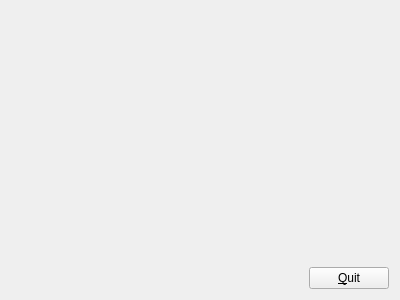
<?xml version="1.0" encoding="UTF-8"?>
<ui version="4.0">
 <class>AxisViewerDlg</class>
 <widget class="QWidget" name="AxisViewerDlg">
  <property name="geometry">
   <rect>
    <x>0</x>
    <y>0</y>
    <width>400</width>
    <height>300</height>
   </rect>
  </property>
  <property name="windowTitle">
   <string>Axis Viewer</string>
  </property>
  <layout class="QGridLayout" name="gridLayout">
   <item row="1" column="1">
    <widget class="QPushButton" name="pushButton">
     <property name="text">
      <string>&amp;Quit</string>
     </property>
    </widget>
   </item>
   <item row="1" column="0">
    <spacer name="horizontalSpacer">
     <property name="orientation">
      <enum>Qt::Horizontal</enum>
     </property>
     <property name="sizeHint" stdset="0">
      <size>
       <width>40</width>
       <height>20</height>
      </size>
     </property>
    </spacer>
   </item>
   <item row="0" column="0" colspan="2">
    <widget class="QtGraphicsCanvas" name="widget" native="true"/>
   </item>
  </layout>
 </widget>
 <customwidgets>
  <customwidget>
   <class>QtGraphicsCanvas</class>
   <extends>QWidget</extends>
   <header>qtgraphicscanvas.h</header>
   <container>1</container>
  </customwidget>
 </customwidgets>
 <resources/>
 <connections>
  <connection>
   <sender>pushButton</sender>
   <signal>clicked()</signal>
   <receiver>AxisViewerDlg</receiver>
   <slot>close()</slot>
   <hints>
    <hint type="sourcelabel">
     <x>365</x>
     <y>147</y>
    </hint>
    <hint type="destinationlabel">
     <x>331</x>
     <y>83</y>
    </hint>
   </hints>
  </connection>
 </connections>
</ui>
